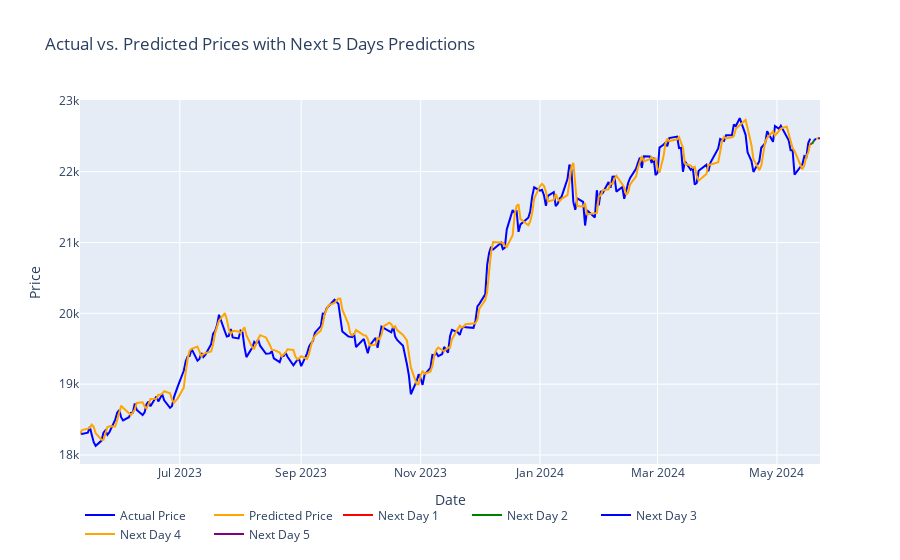

The notebook cell this image was saved under:
### Code cell
# Define a list of colors
colors = ['red', 'green', 'blue', 'orange', 'purple']

# Plotting actual and predicted prices
actual_trace = go.Scatter(x=df.index[-len(y_test):], y=y_test.flatten(), mode='lines', name='Actual Price', line=dict(color='blue'))
predicted_trace = go.Scatter(x=df.index[-len(predictions):], y=predictions.flatten(), mode='lines', name='Predicted Price', line=dict(color='orange'))

# Calculate the next 5 dates after the last date in the dataset
last_date = df.index[-1]
next_5_days_index = pd.date_range(last_date + pd.Timedelta(days=1), periods=5)

# Plotting prices for the next 5 days
next_5_days_trace = []
predict_price = predictions[-1][0]
for i, price in enumerate(next_5_days_predictions, start=1):
    next_day_trace = go.Scatter(x=[last_date, next_5_days_index[i-1]], y=[predict_price, price[0][0]], mode='lines', name=f'Next Day {i}', line=dict(color=colors[i-1]))
    next_5_days_trace.append(next_day_trace)
    last_date = next_5_days_index[i-1]
    predict_price = price[0][0]

# print(next_5_days_trace)
# Combine all traces
traces = [actual_trace, predicted_trace]+next_5_days_trace
# Define layout
layout = go.Layout(title='Actual vs. Predicted Prices with Next 5 Days Predictions',
                   xaxis=dict(title='Date'),
                   yaxis=dict(title='Price'),
                   legend=dict(orientation='h'),
                   showlegend=True)

# Create figure
fig = go.Figure(data=traces, layout=layout)

# Show interactive plot
fig.show()

### Figure 1 — Plotly figure (JSON) as saved in the notebook; plotly's stock layout.template omitted (floating-point values rounded to 4 significant figures; data arrays with more than 128 entries replaced by an {"elided": "..."} marker saying what was removed)
{"data": [{"line": {"color": "blue"}, "mode": "lines", "name": "Actual Price", "type": "scatter", "x": {"elided": "255 str values"}, "y": {"elided": "255 float values"}}, {"line": {"color": "orange"}, "mode": "lines", "name": "Predicted Price", "type": "scatter", "x": {"elided": "255 str values"}, "y": {"elided": "255 float values"}}, {"line": {"color": "red"}, "mode": "lines", "name": "Next Day 1", "type": "scatter", "x": ["2024-05-18T00:00:00", "2024-05-19T00:00:00"], "y": [22390.0, 22390.0]}, {"line": {"color": "green"}, "mode": "lines", "name": "Next Day 2", "type": "scatter", "x": ["2024-05-19T00:00:00", "2024-05-20T00:00:00"], "y": [22390.0, 22440.0]}, {"line": {"color": "blue"}, "mode": "lines", "name": "Next Day 3", "type": "scatter", "x": ["2024-05-20T00:00:00", "2024-05-21T00:00:00"], "y": [22440.0, 22460.0]}, {"line": {"color": "orange"}, "mode": "lines", "name": "Next Day 4", "type": "scatter", "x": ["2024-05-21T00:00:00", "2024-05-22T00:00:00"], "y": [22460.0, 22470.0]}, {"line": {"color": "purple"}, "mode": "lines", "name": "Next Day 5", "type": "scatter", "x": ["2024-05-22T00:00:00", "2024-05-23T00:00:00"], "y": [22470.0, 22470.0]}], "layout": {"legend": {"orientation": "h"}, "showlegend": true, "title": {"text": "Actual vs. Predicted Prices with Next 5 Days Predictions"}, "xaxis": {"title": {"text": "Date"}}, "yaxis": {"title": {"text": "Price"}}}}
